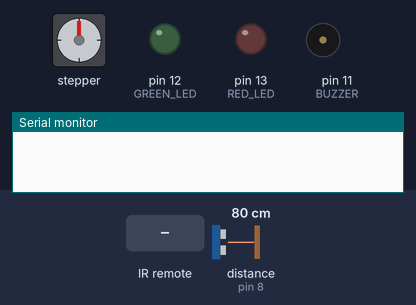
The sketch below on a simulated Arduino Uno, built with avr-gcc and run on an emulated ATmega328P. On the bench: stepper motor, output pins drawn as LEDs (lit = HIGH), buzzer (waves = sounding, pin HIGH), the last lines printed to the serial monitor. The inputs (shaded band) are chosen by the test bench; at power-on: distance to the obstacle (sensor on pin 8) 80 cm. The echo pulse lasts 58.3 µs per cm; stepper angles assume 1000 steps per turn.

Above: at 1.2 s.
1.3 s: infrared code 0xBA45FF00 received
At 2.69 s:
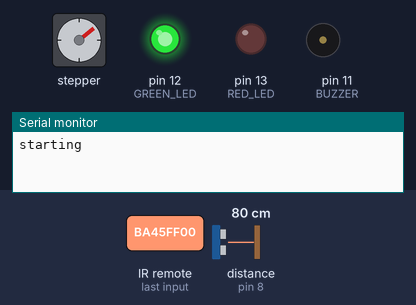
4.3 s: distance to the obstacle (sensor on pin 8) set to 2 cm
At 5.44 s:
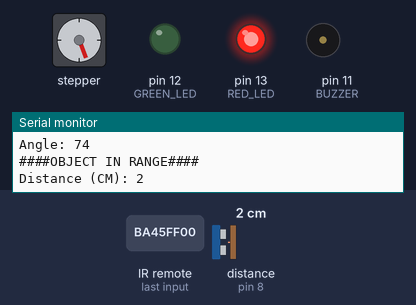
7.3 s: distance to the obstacle (sensor on pin 8) set to 8 cm
10.3 s: distance to the obstacle (sensor on pin 8) set to 11 cm
At 11.03 s:
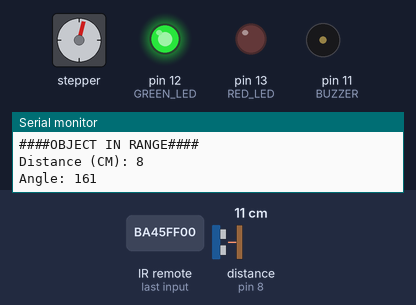
13.3 s: distance to the obstacle (sensor on pin 8) set to 35 cm
16.3 s: distance to the obstacle (sensor on pin 8) set to 4 cm
At 17.52 s:
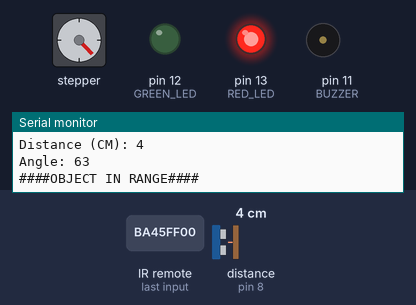
Timing chart, 0 to 22.0 s (numbered marks = the images above; inputs shaded):
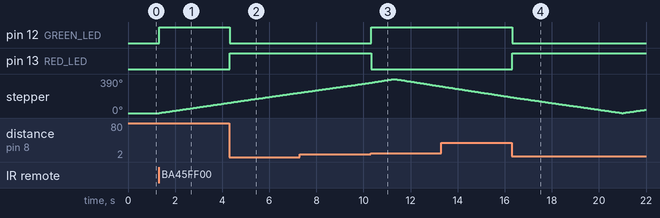

Measured:
- the behaviour switches between 9 and 10 cm on distance to the obstacle (sensor on pin 8) (found by bisection; images 2 and 3)
- after the input at 1.3 s, pin 12 (GREEN_LED): LOW → HIGH at once; stepper: keeps turning clockwise at about 40°/s, starting at once
- after the input at 4.3 s, pin 12 (GREEN_LED): HIGH → LOW at once; pin 13 (RED_LED): LOW → HIGH at once
- after the input at 10.3 s, pin 12 (GREEN_LED): LOW → HIGH at once; pin 13 (RED_LED): HIGH → LOW at once
- after the input at 16.3 s, pin 12 (GREEN_LED): HIGH → LOW at once; pin 13 (RED_LED): LOW → HIGH at once

The sketch:

main.ino
```cpp
#include <Stepper.h>

#include <IRremote.hpp>
#include "IRremote.h"
#include <SR04.h>
#include "SR04.h"

#include "pins.h"
#include "IRcodes.h"

#include "sonarCheck.hpp"

IRrecv irrecv(RECIEVER);
SR04 sonar = SR04(ECHO,TRIG);
Stepper stepper(1000, stepper_pins[0], stepper_pins[1], stepper_pins[2], stepper_pins[3]);

unsigned long dist;

const int rolePerMin = 15;              // how fast the stepper motor turns
const int stepsPerRevolution = 1000;
int stepperAngle = 0;

bool power = false;
uint32_t lastDecodedIR = 0;

void setup() {

  stepper.setSpeed(rolePerMin);
  Serial.begin(9600);
  irrecv.enableIRIn();
  pinMode(RED_LED, OUTPUT);
  pinMode(GREEN_LED, OUTPUT);
  pinMode(BUZZER, OUTPUT);
}

void checkForObj(unsigned long* dist, int angle){
  *dist = sonar.Distance();

  if(*dist < TARGET_RANGE)
  {
    digitalWrite(RED_LED, HIGH);
    digitalWrite(GREEN_LED, LOW);

    Serial.println("####OBJECT IN RANGE####");
    Serial.print("Distance (CM): ");
    Serial.println( *dist);
    Serial.print("Angle: ");
    Serial.println(angle);

  }
  else
  {
    digitalWrite(RED_LED, LOW);
    digitalWrite(GREEN_LED, HIGH);
  }

}

void stop(int stepperAngle){

  digitalWrite(RED_LED, LOW);
  digitalWrite(GREEN_LED, LOW);

  if (stepperAngle != 0)
  {
    while(stepperAngle != 0)
    {
      Serial.println(stepperAngle);
      stepperAngle--;
      stepper.step(-3);
    }
  }
}

void start(int stepperAngle, unsigned long dist){

  Serial.println("starting");

  for(int i = 0; i <= 180; i++)
  {
    stepperAngle++;
    checkForObj(&dist, stepperAngle);
    stepper.step(6);
  }
  for(int i = 0; i <= 180; i++)
  {
    stepperAngle--;
    checkForObj(&dist, stepperAngle);
    stepper.step(-6);
  }

}

void loop() {

  if(irrecv.decode())
  {
    if(irrecv.decodedIRData.decodedRawData == POWER && lastDecodedIR == 0)
    {
      power = true;
      lastDecodedIR = irrecv.decodedIRData.decodedRawData;
    }
    else if(irrecv.decodedIRData.decodedRawData == POWER && lastDecodedIR == POWER)
    {
      power = false;
      lastDecodedIR = 0;
      Serial.println("OFF");
    }
    irrecv.resume();
  }

  if(power)
  {
    start(stepperAngle, dist);
  }
  else if(!power)
  {
    stop(stepperAngle);
  }

}
```

IRcodes.h
```cpp
#ifndef IRCODES_H
#define IRCODES_H

#define POWER 0xBA45FF00
#define FAST_FORWARD 0xBC43FF00
#define FAST_BACK 0xBB44FF00
#define VOL_UP 0xB946FF00
#define VOL_DOWN 0xEA15FF00
#define OFF 0xE916FF00

#endif
```

sonarCheck.cpp
```cpp

```

sonarCheck.hpp
```cpp
#ifndef SONARCHECK_HPP
#define SONARCHECK_HPP

#define TARGET_RANGE 10

#endif
```

pins.h
```cpp
#ifndef PINS_H
#define PINS_H

/* LED Pins */
#define RED_LED 13
#define GREEN_LED 12

/* Ultrasonic Sensor Pins */
#define ECHO 9
#define TRIG 8

/* IR Pins */
#define RECIEVER 10

/* Buzzer Pin */
#define BUZZER 11

/* Stepper Motor Pins */
int stepper_pins[] = {3, 5, 4, 2};

#endif
```
